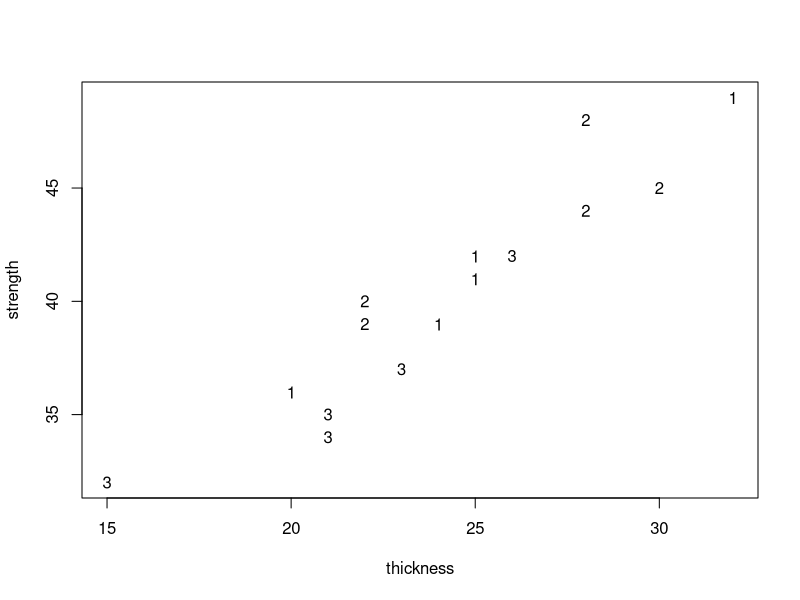
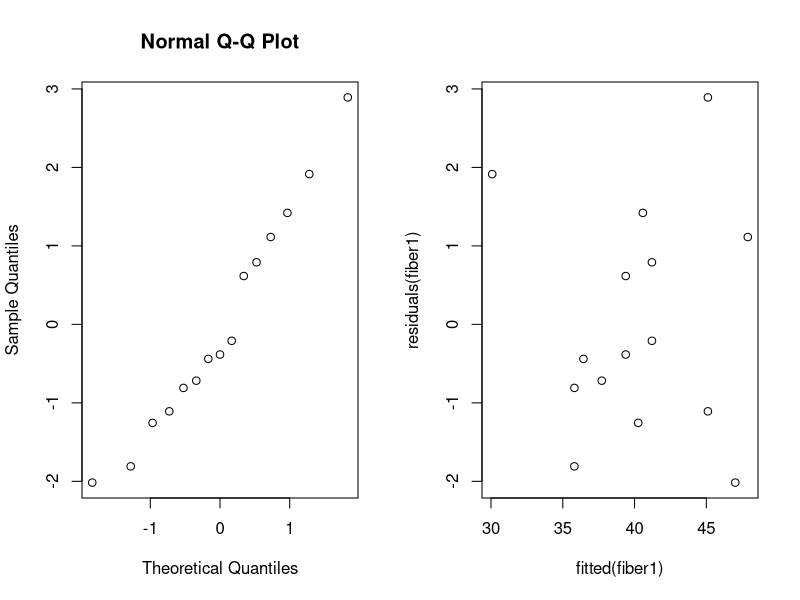
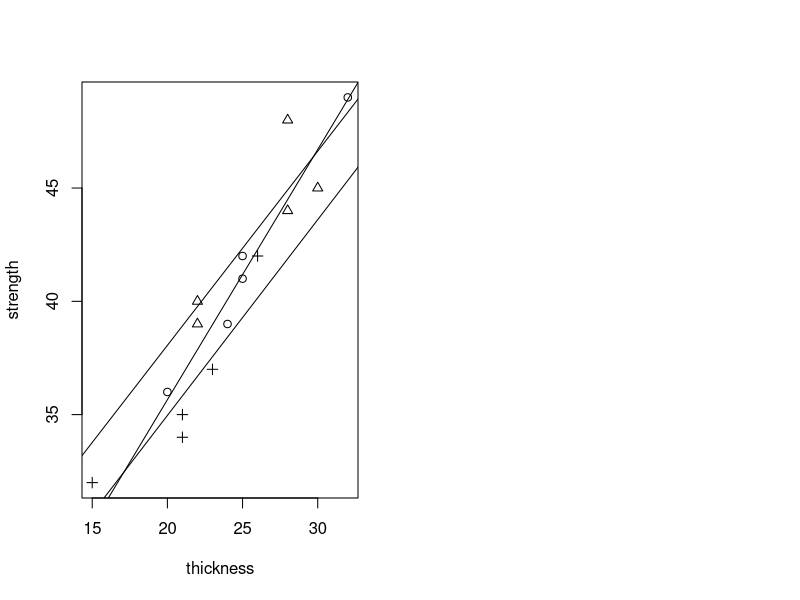

R code for these plots, in order:
fiber <- read.table("datas/fiber.txt", header = TRUE)
fiber

attach(fiber)
plot(strength~thickness, pch=as.character(type)) # informative plot

fiber$type = as.factor(fiber$type)
anova(lm(strength~type, data = fiber)) # checking the effect of "type" by not adding the "thickness"

fiber1 = lm(strength~thickness+type, data = fiber) # type should be second
anova(fiber1)

# drop1 performs the tests for both models at once.
drop1(fiber1, test = "F")
summary(fiber1)

par(mfrow=c(1,2)) ; qqnorm(residuals(fiber1)) ; plot(fitted(fiber1),residuals(fiber1)) # not enough observations

plot(strength~thickness, pch=unclass(type))
for (i in 1:3) {
  abline(lm(strength~thickness,data = fiber[fiber$type==i,]))
}    

fiber3 = lm(strength~type*thickness, data = fiber)
anova(fiber3) # the hypthesis Ho : β1 = β2 is not rejected
summary(fiber3)
